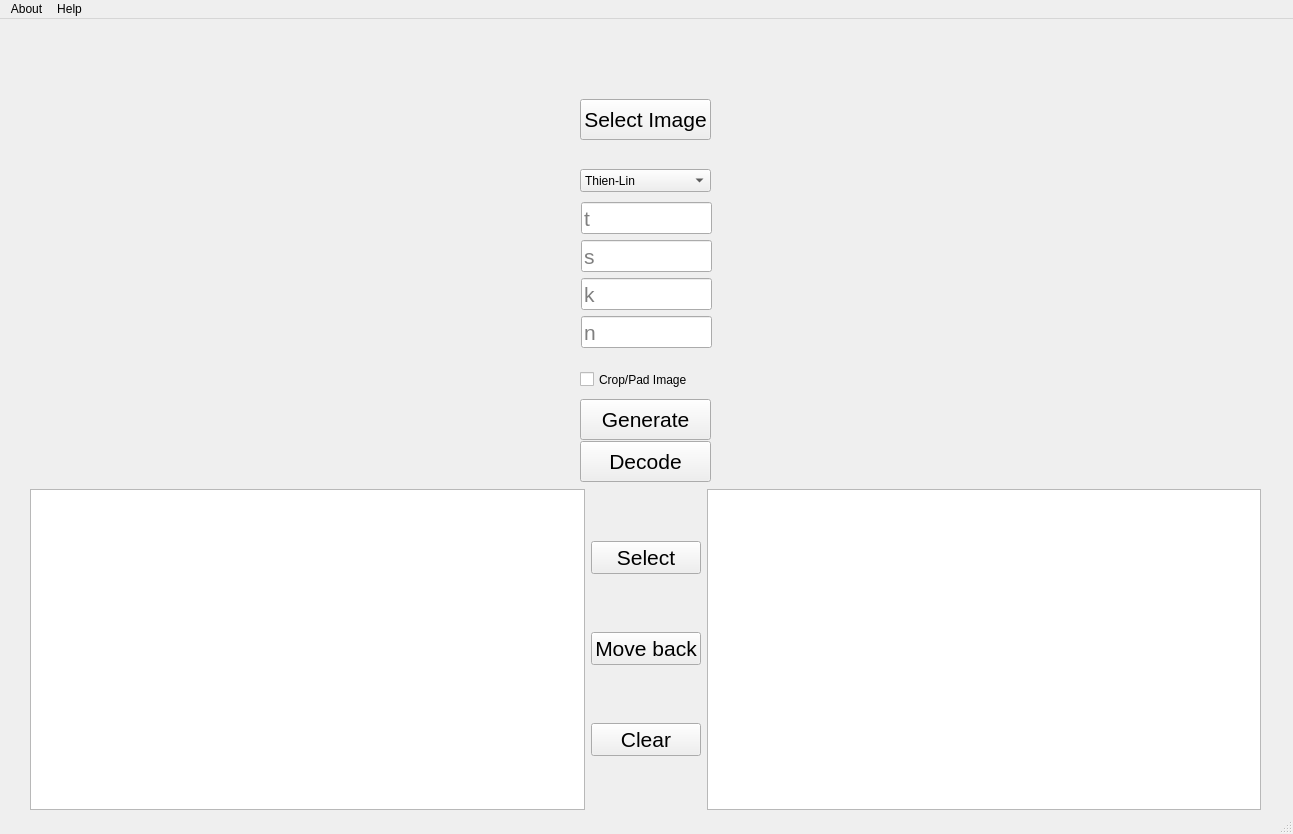
<?xml version="1.0" encoding="UTF-8"?>
<ui version="4.0">
 <class>MainWindow</class>
 <widget class="QMainWindow" name="MainWindow">
  <property name="geometry">
   <rect>
    <x>0</x>
    <y>0</y>
    <width>1293</width>
    <height>834</height>
   </rect>
  </property>
  <property name="windowTitle">
   <string>MainWindow</string>
  </property>
  <property name="toolTip">
   <string>&lt;html&gt;&lt;head/&gt;&lt;body&gt;&lt;p&gt;Off: image will be cropped to fit slices&lt;/p&gt;&lt;p&gt;On: image will be padded to fit slices&lt;/p&gt;&lt;/body&gt;&lt;/html&gt;</string>
  </property>
  <property name="toolButtonStyle">
   <enum>Qt::ToolButtonIconOnly</enum>
  </property>
  <widget class="QWidget" name="centralwidget">
   <widget class="QPushButton" name="btnGenerateShadows">
    <property name="geometry">
     <rect>
      <x>580</x>
      <y>380</y>
      <width>131</width>
      <height>41</height>
     </rect>
    </property>
    <property name="font">
     <font>
      <pointsize>16</pointsize>
     </font>
    </property>
    <property name="text">
     <string>Generate</string>
    </property>
   </widget>
   <widget class="QLabel" name="picSelected">
    <property name="geometry">
     <rect>
      <x>50</x>
      <y>20</y>
      <width>521</width>
      <height>441</height>
     </rect>
    </property>
    <property name="frameShape">
     <enum>QFrame::NoFrame</enum>
    </property>
    <property name="text">
     <string/>
    </property>
    <property name="pixmap">
     <pixmap>../../../podanie_skan.jpg</pixmap>
    </property>
   </widget>
   <widget class="QLabel" name="picDecoded">
    <property name="geometry">
     <rect>
      <x>720</x>
      <y>20</y>
      <width>531</width>
      <height>441</height>
     </rect>
    </property>
    <property name="frameShape">
     <enum>QFrame::NoFrame</enum>
    </property>
    <property name="text">
     <string/>
    </property>
    <property name="pixmap">
     <pixmap>C:/Users/Nosfreat/Desktop/voucher kurs fotografii 2024 Paweł Sieciński.jpg</pixmap>
    </property>
   </widget>
   <widget class="QLineEdit" name="txtNumberOfShadows">
    <property name="geometry">
     <rect>
      <x>581</x>
      <y>297</y>
      <width>131</width>
      <height>32</height>
     </rect>
    </property>
    <property name="font">
     <font>
      <pointsize>16</pointsize>
     </font>
    </property>
    <property name="text">
     <string/>
    </property>
    <property name="frame">
     <bool>true</bool>
    </property>
    <property name="placeholderText">
     <string>n</string>
    </property>
    <property name="clearButtonEnabled">
     <bool>true</bool>
    </property>
   </widget>
   <widget class="QPushButton" name="btnSelectImage">
    <property name="geometry">
     <rect>
      <x>580</x>
      <y>80</y>
      <width>131</width>
      <height>41</height>
     </rect>
    </property>
    <property name="font">
     <font>
      <pointsize>16</pointsize>
     </font>
    </property>
    <property name="text">
     <string>Select Image</string>
    </property>
   </widget>
   <widget class="QWidget" name="layoutWidget">
    <property name="geometry">
     <rect>
      <x>30</x>
      <y>470</y>
      <width>1231</width>
      <height>321</height>
     </rect>
    </property>
    <layout class="QHBoxLayout" name="ShadowsListGroup">
     <item>
      <widget class="QListWidget" name="listGeneratedSh">
       <property name="selectionMode">
        <enum>QAbstractItemView::ExtendedSelection</enum>
       </property>
      </widget>
     </item>
     <item>
      <layout class="QVBoxLayout" name="ShadowsMoveGroup">
       <item>
        <widget class="QPushButton" name="btnSelectShadows">
         <property name="font">
          <font>
           <pointsize>16</pointsize>
          </font>
         </property>
         <property name="text">
          <string>Select</string>
         </property>
        </widget>
       </item>
       <item>
        <widget class="QPushButton" name="btnMoveBack">
         <property name="font">
          <font>
           <pointsize>16</pointsize>
          </font>
         </property>
         <property name="text">
          <string>Move back</string>
         </property>
        </widget>
       </item>
       <item>
        <widget class="QPushButton" name="btnClear">
         <property name="font">
          <font>
           <pointsize>16</pointsize>
          </font>
         </property>
         <property name="text">
          <string>Clear</string>
         </property>
        </widget>
       </item>
      </layout>
     </item>
     <item>
      <widget class="QListWidget" name="listSelectedSh">
       <property name="selectionMode">
        <enum>QAbstractItemView::ExtendedSelection</enum>
       </property>
      </widget>
     </item>
    </layout>
   </widget>
   <widget class="QLineEdit" name="txtShadowThreshold">
    <property name="geometry">
     <rect>
      <x>581</x>
      <y>259</y>
      <width>131</width>
      <height>32</height>
     </rect>
    </property>
    <property name="font">
     <font>
      <pointsize>16</pointsize>
     </font>
    </property>
    <property name="placeholderText">
     <string>k</string>
    </property>
    <property name="clearButtonEnabled">
     <bool>true</bool>
    </property>
   </widget>
   <widget class="QPushButton" name="btnDecode">
    <property name="geometry">
     <rect>
      <x>580</x>
      <y>422</y>
      <width>131</width>
      <height>41</height>
     </rect>
    </property>
    <property name="font">
     <font>
      <pointsize>16</pointsize>
     </font>
    </property>
    <property name="text">
     <string>Decode</string>
    </property>
   </widget>
   <widget class="QLineEdit" name="txtNumberOfEssential">
    <property name="geometry">
     <rect>
      <x>581</x>
      <y>221</y>
      <width>131</width>
      <height>32</height>
     </rect>
    </property>
    <property name="font">
     <font>
      <pointsize>16</pointsize>
     </font>
    </property>
    <property name="text">
     <string/>
    </property>
    <property name="placeholderText">
     <string>s</string>
    </property>
   </widget>
   <widget class="QLineEdit" name="txtEssentialThreshold">
    <property name="geometry">
     <rect>
      <x>581</x>
      <y>183</y>
      <width>131</width>
      <height>32</height>
     </rect>
    </property>
    <property name="font">
     <font>
      <pointsize>16</pointsize>
     </font>
    </property>
    <property name="placeholderText">
     <string>t</string>
    </property>
   </widget>
   <widget class="QComboBox" name="dropdownEncodingType">
    <property name="geometry">
     <rect>
      <x>580</x>
      <y>150</y>
      <width>131</width>
      <height>23</height>
     </rect>
    </property>
    <item>
     <property name="text">
      <string>Thien-Lin</string>
     </property>
    </item>
    <item>
     <property name="text">
      <string>Lin-Wang</string>
     </property>
    </item>
    <item>
     <property name="text">
      <string>Liu-Yang</string>
     </property>
    </item>
   </widget>
   <widget class="QCheckBox" name="checkBoxCropPadImage">
    <property name="geometry">
     <rect>
      <x>580</x>
      <y>350</y>
      <width>131</width>
      <height>21</height>
     </rect>
    </property>
    <property name="text">
     <string>Crop/Pad Image</string>
    </property>
   </widget>
  </widget>
  <widget class="QMenuBar" name="menubar">
   <property name="geometry">
    <rect>
     <x>0</x>
     <y>0</y>
     <width>1293</width>
     <height>20</height>
    </rect>
   </property>
   <widget class="QMenu" name="menuAbout">
    <property name="title">
     <string>About</string>
    </property>
    <addaction name="actionAuthor"/>
    <addaction name="actionAbout_Gui"/>
   </widget>
   <widget class="QMenu" name="menuHelp">
    <property name="title">
     <string>Help</string>
    </property>
    <addaction name="actionHelp"/>
   </widget>
   <addaction name="menuAbout"/>
   <addaction name="menuHelp"/>
  </widget>
  <widget class="QStatusBar" name="statusbar"/>
  <action name="actionAuthor">
   <property name="text">
    <string>Author</string>
   </property>
  </action>
  <action name="actionAbout_Gui">
   <property name="text">
    <string>About Gui</string>
   </property>
  </action>
  <action name="actionHelp">
   <property name="text">
    <string>Help</string>
   </property>
  </action>
 </widget>
 <resources/>
 <connections/>
</ui>
